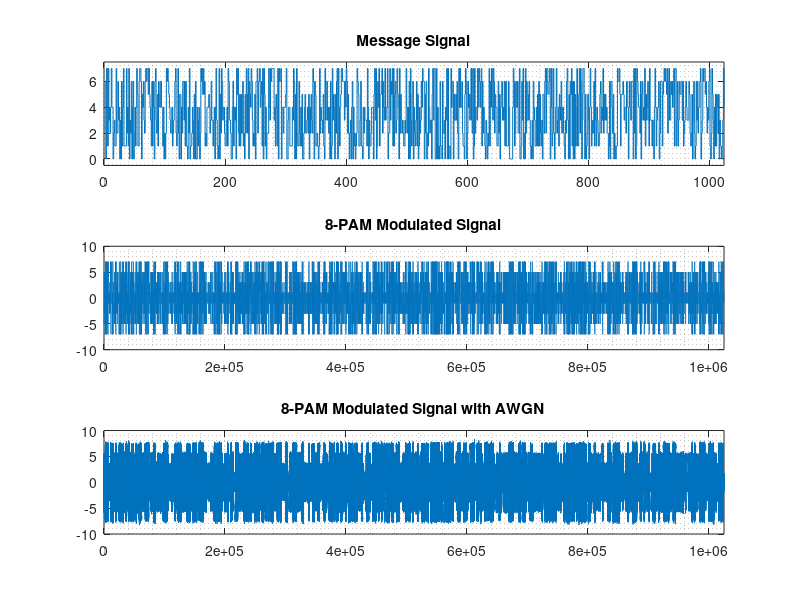
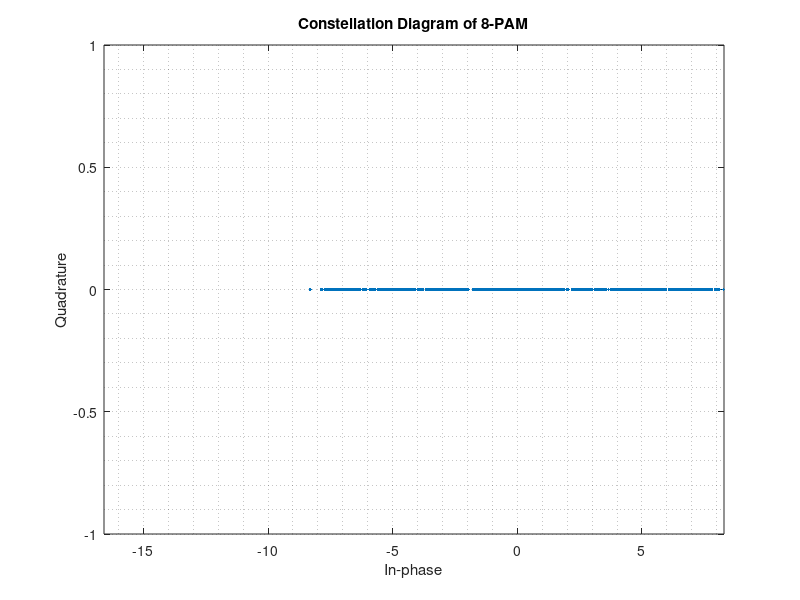

Source code (MATLAB) for these figures, in order:
%%Modulated signal & Constellation Diagram of 8-PAM Modulation
%%This code is generated for a project which is related to Digital modulation
%%Classification. 
%%Shehan Stainwall 
%%For more codes visit.
%%https://in.mathworks.com/matlabcentral/profile/authors/18282885?s_tid=gn_comm
clear;clc;
%Message Signal
N = 1024; %Number of bits
M = 8; %Modulation Order 8
data = randi([0 M-1],1,N); %Message Infromation
s = pammod(data,M); %Modulated data
%AWGN for Constellation points
SNR = 20; %SNR in dB 
r = awgn(s,SNR,'measured');
bit_rate = 10.^3;
f = bit_rate; %minimum carrier frequency 
Tb = 1/bit_rate ; %bit duration
t = 0:(Tb/1000):Tb ; 
%Transmitted Signal waveform
TxSig = [];
for l=1:length(data)
    Tx = real(s(l))*cos(2*pi*f*t) + imag(s(l))*sin(2*pi*f*t); 
    TxSig = [TxSig Tx]; 
end
%Received Signal waveform
RxSig = awgn(TxSig,SNR,'measured'); %AWGN for Tx Waveforms
% %****************************Visualizing Data******************************
%Wave forms of the Signal
figure(1)
subplot(3,1,1);
stairs(data); grid minor; ylim([-0.5,M-0.5]); xlim([0,N]);
title('Message Signal');
subplot(3,1,2);
plot(TxSig); grid minor; title('8-PAM Modulated Signal'); 
xlim([0,N*10^3+N]);
subplot(3,1,3);
plot(RxSig); grid minor; title('8-PAM Modulated Signal with AWGN');
xlim([0,N*10^3+N]);
% Constellation Diagram of the Rx
scatterplot(r); grid minor;
title('Constellation Diagram of 8-PAM')
